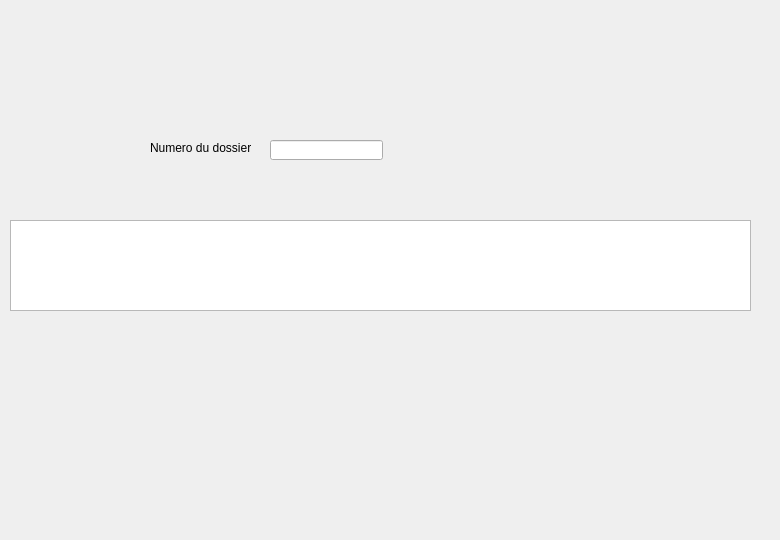
      <widget class="QWidget" name="tab_17">
       <attribute name="title">
        <string>Rechercher un patient</string>
       </attribute>
       <widget class="QTableView" name="tabr_2">
        <property name="geometry">
         <rect>
          <x>10</x>
          <y>220</y>
          <width>741</width>
          <height>91</height>
         </rect>
        </property>
       </widget>
       <widget class="QLabel" name="label_47">
        <property name="geometry">
         <rect>
          <x>150</x>
          <y>140</y>
          <width>101</width>
          <height>16</height>
         </rect>
        </property>
        <property name="text">
         <string>Numero du dossier</string>
        </property>
       </widget>
       <widget class="QLineEdit" name="rech_2">
        <property name="geometry">
         <rect>
          <x>270</x>
          <y>140</y>
          <width>113</width>
          <height>20</height>
         </rect>
        </property>
       </widget>
       <widget class="QLabel" name="p5_2">
        <property name="geometry">
         <rect>
          <x>0</x>
          <y>0</y>
          <width>771</width>
          <height>531</height>
         </rect>
        </property>
        <property name="text">
         <string/>
        </property>
       </widget>
       <zorder>p5_2</zorder>
       <zorder>tabr_2</zorder>
       <zorder>label_47</zorder>
       <zorder>rech_2</zorder>
      </widget>
